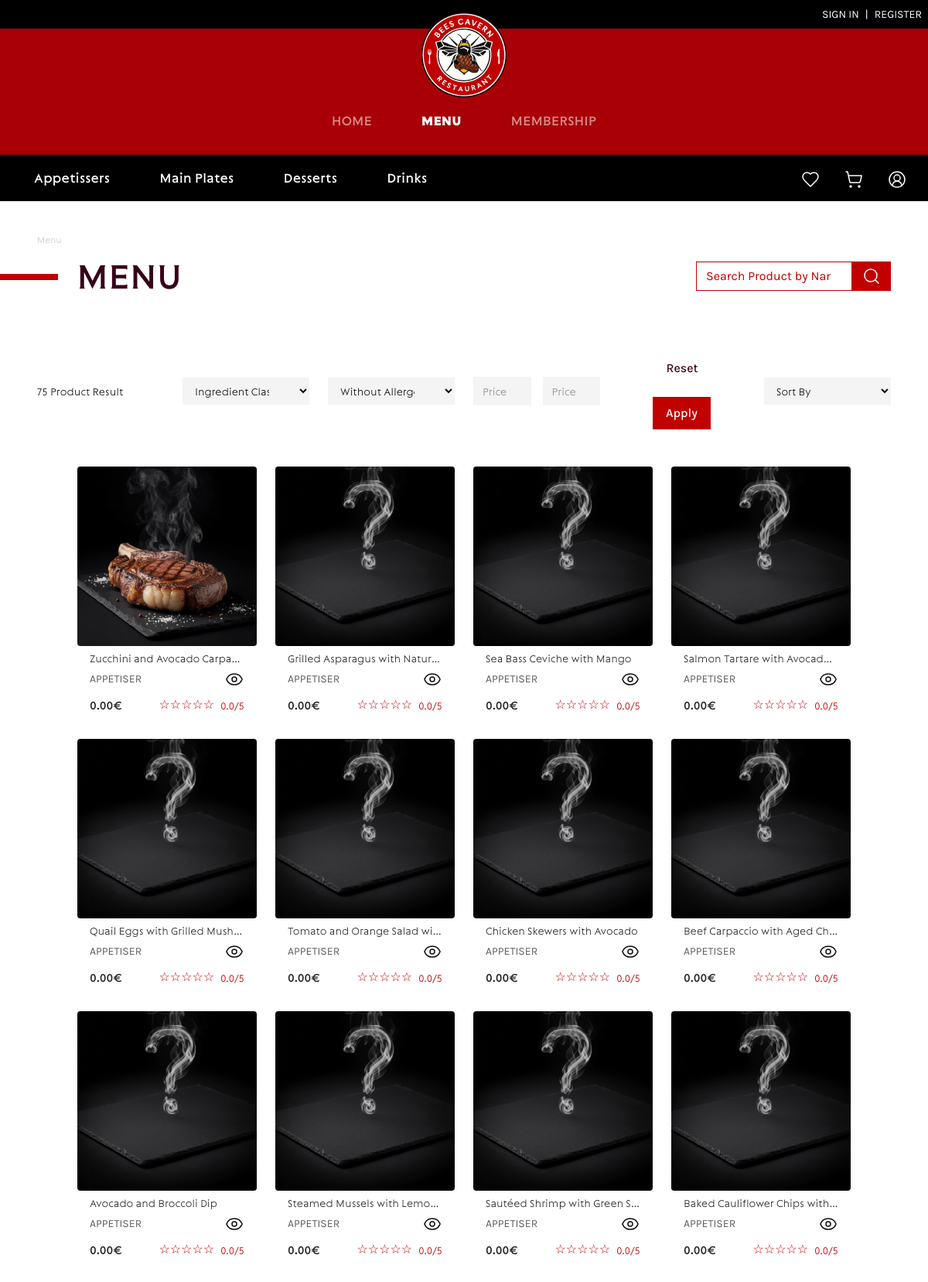
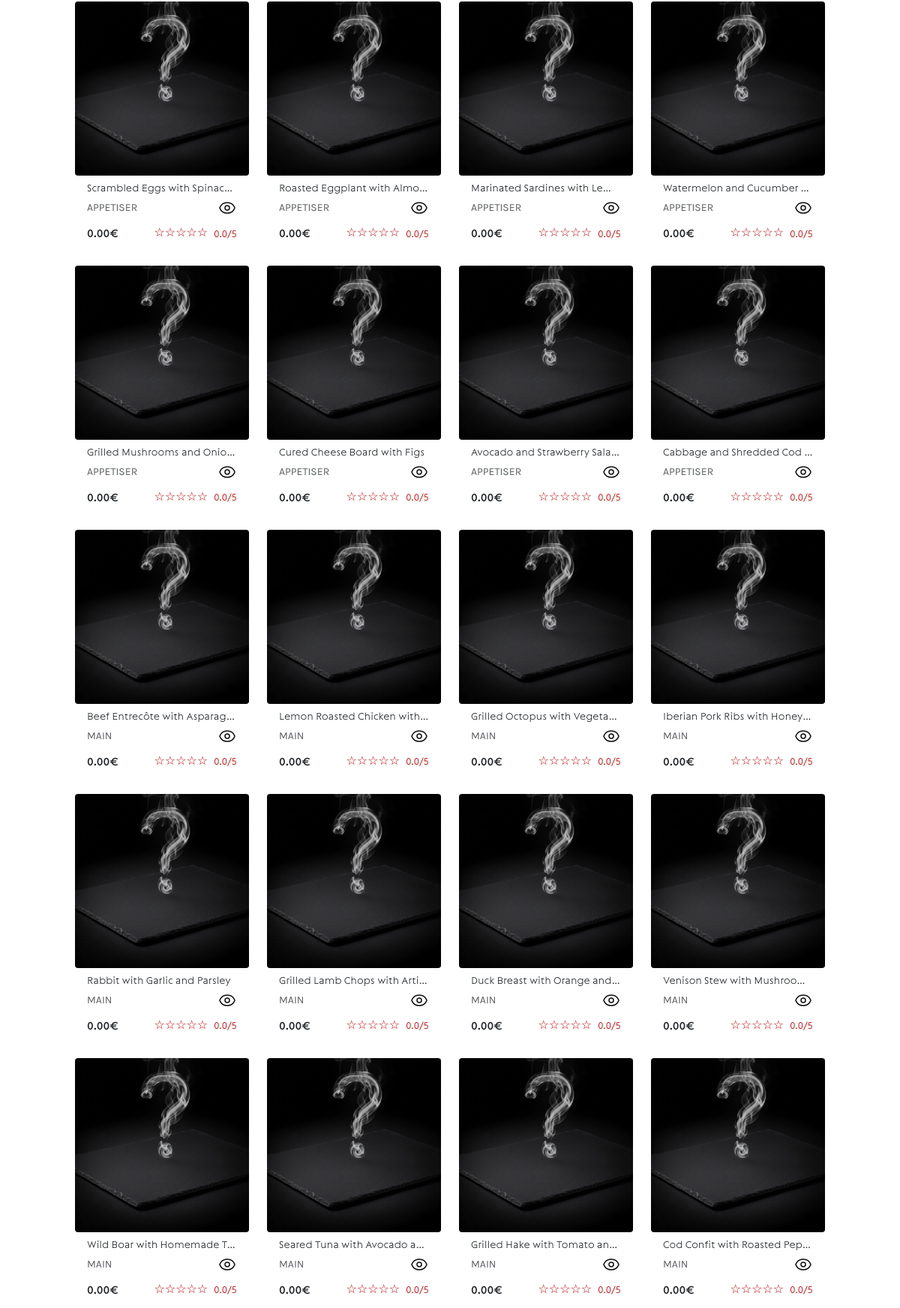
Page /?controller=Product&action=index (upper part) on the committed database (2 pictures, top to bottom).
### tables this page shows
CREATE TABLE product (
  id_product        BIGINT UNSIGNED PRIMARY KEY AUTO_INCREMENT,
  name              VARCHAR(120) NOT NULL,
  description       TEXT NULL,
  dish_type         ENUM('appetiser','main','dessert','drink') NOT NULL,  
  price             DECIMAL(10,2) NOT NULL DEFAULT 0.00,  
  img_dir           JSON NOT NULL,
  available         TINYINT(1) NOT NULL DEFAULT 1,
  created_at        DATETIME NOT NULL DEFAULT CURRENT_TIMESTAMP,
  updated_at        DATETIME NOT NULL DEFAULT CURRENT_TIMESTAMP ON UPDATE CURRENT_TIMESTAMP

);

### app/view/partials/bc-render-components.php (the view, shortened to what the rows shown need)
    <?php
function renderBCPageTitle(array $breadcrumbs = []){
    $items = [];
    if (!empty($breadcrumbs)) {
        $first = reset($breadcrumbs);
        if (is_array($first) && array_key_exists('label', $first)) {
            foreach ($breadcrumbs as $it) {
                $items[] = ['label' => (string)($it['label'] ?? ''), 'url' => $it['url'] ?? null];
            }
        } else {
            foreach ($breadcrumbs as $label => $url) {
                $items[] = ['label' => (string)$label, 'url' => $url ?? null];
            }
        }
    }
    $title = '';
    foreach ($items as $idx => $it) {
        if ($it['url'] === null || $it['url'] === '') { $title = $it['label']; $activeIndex = $idx; break; }
    }
    ?>
    <div class="bc-page-title w-100 py-3">
        <?php if ($title !== ''): ?>
            <div class="d-flex flex-row justify-content-start align-items-center">
                <h1 class="font-sting-regular fs-48 text-primary-dark-red ms-4"><?php echo htmlspecialchars($title); ?></h1>
            </div>
        <?php endif; ?>
    </div>
    <?php
}
function renderBCProductCard(Product $product) {
    $id = $product->getId() ?? null;
    $name = $product->getName() ?? '';
    $price = is_numeric($product->getPrice() ?? null) ? (float)$product->getPrice() : 0.0;
    $dishType = $product->getDishType() ?? '';
    $imgDir = $product->getImgDir();
    $defaultImg = '/assets/img/products/default.webp';
    $imgSrc = $defaultImg;
    if (is_array($imgDir) && !empty($imgDir['A'])) {
        $candidate = (string)$imgDir['A'];
        $fsPath = rtrim((string)$_SERVER['DOCUMENT_ROOT'], "\\/") . '/' . ltrim($candidate, '/');
        if (file_exists($fsPath)) {
            $imgSrc = '/' . ltrim($candidate, '/');
        }
    }
    $rating = null;
    if ($rating === null) $rating = 0.0;
    ?>
    <div class="card bc-menu-product-card h-100 w-100 border-0 rounded-0 shadow-none">
        <a href="?controller=Product&action=show&id=<?php echo htmlspecialchars((string)$id); ?>" class="text-decoration-none text-reset">
            <div class="ratio ratio-1x1">
                <img src="<?php echo htmlspecialchars($imgSrc); ?>"
                    alt="<?php echo htmlspecialchars($name); ?>" class="card-img-top object-fit-cover w-100 h-100 rounded-1 border-1">
            </div>
            <div class="card-body d-flex flex-column justify-content-between py-2">
                <div class="mb-2">
                    <h6 class="card-title font-sting-light fs-14 text-truncate mb-1" title="<?php echo htmlspecialchars($name); ?>"><?php echo htmlspecialchars($name); ?></h6>
                    <div class="d-flex flex-row justify-content-between align-items-center">
                        <?php if ($dishType !== ''): ?>
                            <small class="text-muted font-karla-regular text-uppercase"><?php echo htmlspecialchars($dishType); ?></small>
                        <?php endif; ?>
                        <button type="button" class="btn btn-transparent p-0" id="openEditProductModal" aria-label="Open edit product modal" data-product-id="<?php echo htmlspecialchars((string)$id); ?>">
                            <i data-lucide="eye" class="icon-black"></i>
                        </button>
                    </div>
                </div>
                <div class="d-flex justify-content-between align-items-center mt-auto">
                    <div class="text-start font-sting-regular"><?php echo htmlspecialchars(number_format($price, 2)); ?>€</div>
                    <div class="d-flex justify-content-between align-items-center">
                        <div class="d-flex align-items-center gap-2">
                            <div class="stars" aria-hidden="true">
                                <?php
                                    $rounded = (int)round($rating);
                                    for ($i = 1; $i <= 5; $i++) {
                                        if ($i <= $rounded) {
                                            echo '<span class="text-primary-red">&#9733;</span>';
                                        } else {
                                            echo '<span class="text-primary-red">&#9734;</span>';
                                        }
                                    }
                                ?>
                            </div>
                        </div>
                        <small class="text-primary-red font-sting-light ms-2"><?php echo htmlspecialchars(number_format($rating, 1)); ?>/5</small>
                    </div>
                </div>
            </div>
        </a>
    </div>
    <?php
}

### app/view/product/index.php (shortened to what the rows shown need)
<!DOCTYPE html>
<html lang="en">
<head>
    <link rel="stylesheet" href="/css/products-styles.css">
</head>
<body>
    <div class="d-flex flex-column justify-content-center align-items-center col-12">
        <div class="d-flex flex-column flex-md-row justify-content-between justify-content-md-center align-items-center col-12 my-4">
            <div class="col-12 col-md-9 mb-md-4">
                <?php
                    $dishType = $_GET['dish_type'] ?? null;
                    if ($dishType) {
                        $dishTypes = [
                            'appetiser' => 'Appetisers',
                            'main' => 'Main Plates',
                            'dessert' => 'Desserts',
                            'drink' => 'Drinks',
                        ];
                        $label = $dishTypes[$dishType] ?? ucfirst($dishType);
                        renderBCPageTitle([
                            'Menu' => '/?controller=Product&action=index',
                            $label => null,
                        ]);
                    } else {
                        renderBCPageTitle([ 'Menu' => null ]);
                    }
                ?>
            </div>
        </div>
    </div>
    <div class="mx-auto my-4 col-11 col-lg-10">
        <main class="products-grid">
            <div class="row g-4">
                <?php if (!empty($products)): ?>
                    <?php foreach ($products as $product): ?>
                        <div class="col-12 col-sm-6 col-lg-4 col-xl-3 d-flex">
                            <?php renderBCProductCard($product); ?>
                        </div>
                    <?php endforeach; ?>
                <?php else: ?>
                    <div class="no-products">
                        <p>No products found for these filters</p>
                    </div>
                <?php endif; ?>
            </div>
        </main>
    </div>
</body>
</html>

### rows in the picture
product: shows a picture, name "Zucchini and Avocado Carpa…", dish_type "APPETISER", price "0.00"
product: name "Grilled Asparagus with Natur…", dish_type "APPETISER", price "0.00"
product: name "Sea Bass Ceviche with Mango", dish_type "APPETISER", price "0.00"
product: name "Salmon Tartare with Avocad…", dish_type "APPETISER", price "0.00"
product: name "Quail Eggs with Grilled Mush…", dish_type "APPETISER", price "0.00"
product: name "Tomato and Orange Salad wi…", dish_type "APPETISER", price "0.00"
product: name "Chicken Skewers with Avocado", dish_type "APPETISER", price "0.00"
product: name "Beef Carpaccio with Aged Ch…", dish_type "APPETISER", price "0.00"
product: name "Avocado and Broccoli Dip", dish_type "APPETISER", price "0.00"
product: name "Steamed Mussels with Lemo…", dish_type "APPETISER", price "0.00"
product: name "Sautéed Shrimp with Green S…", dish_type "APPETISER", price "0.00"
product: name "Baked Cauliflower Chips with…", dish_type "APPETISER", price "0.00"
product: name "Scrambled Eggs with Spinac…", dish_type "APPETISER", price "0.00"
product: name "Roasted Eggplant with Almo…", dish_type "APPETISER", price "0.00"
product: name "Marinated Sardines with Le…", dish_type "APPETISER", price "0.00"
product: name "Watermelon and Cucumber…", dish_type "APPETISER", price "0.00"
product: name "Grilled Mushrooms and Onio…", dish_type "APPETISER", price "0.00"
product: name "Cured Cheese Board with Figs", dish_type "APPETISER", price "0.00"
product: name "Avocado and Strawberry Sala…", dish_type "APPETISER", price "0.00"
product: name "Cabbage and Shredded Cod…", dish_type "APPETISER", price "0.00"
product: name "Beef Entrecôte with Asparag…", dish_type "MAIN", price "0.00"
product: name "Lemon Roasted Chicken with…", dish_type "MAIN", price "0.00"
product: name "Grilled Octopus with Vegeta…", dish_type "MAIN", price "0.00"
product: name "Iberian Pork Ribs with Honey…", dish_type "MAIN", price "0.00"
product: name "Rabbit with Garlic and Parsley", dish_type "MAIN", price "0.00"
product: name "Grilled Lamb Chops with Arti…", dish_type "MAIN", price "0.00"
product: name "Duck Breast with Orange and…", dish_type "MAIN", price "0.00"
product: name "Venison Stew with Mushroo…", dish_type "MAIN", price "0.00"
product: name "Wild Boar with Homemade T…", dish_type "MAIN", price "0.00"
product: name "Seared Tuna with Avocado a…", dish_type "MAIN", price "0.00"
product: name "Grilled Hake with Tomato an…", dish_type "MAIN", price "0.00"
product: name "Cod Confit with Roasted Pep…", dish_type "MAIN", price "0.00"

### other values in the picture
$labelEsc "Menu"
$title "MENU"
count($products ?? []) "75"
